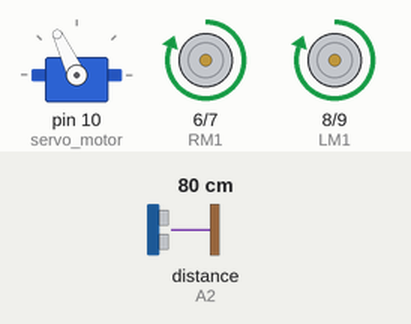
Bench run of a sketch on a simulated Arduino Uno, built with avr-gcc and run on an emulated ATmega328P. Shown: servo, motor-driver pin pairs drawn as motors (green arrow = first pin HIGH = forward, orange = second pin HIGH = backward, longer = more drive). The inputs (shaded band) are chosen by the test bench; at power-on: distance to the obstacle (sensor on A2) 80 cm. The echo pulse lasts 58.3 µs per cm.

Above: at 3.9 s.
4.0 s: distance to the obstacle (sensor on A2) set to 23 cm
5.5 s: distance to the obstacle (sensor on A2) set to 19 cm
At 6.9 s:
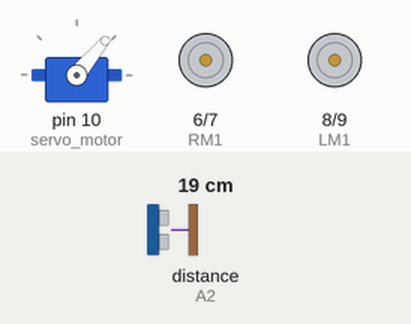
8.5 s: distance to the obstacle (sensor on A2) set to 35 cm
At 8.89 s:
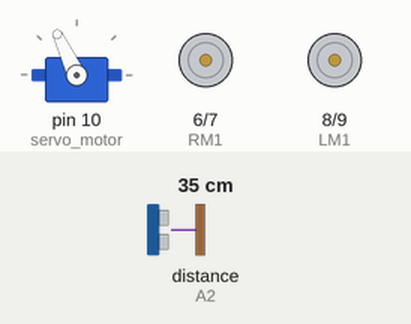
10.4 s: distance to the obstacle (sensor on A2) set to 2 cm
At 12.7 s:
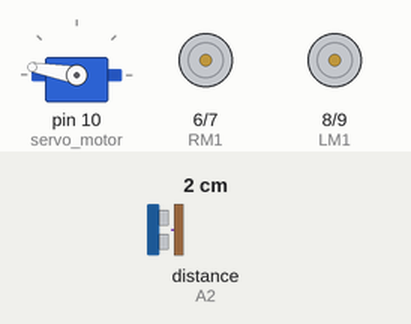
Timing chart, 0 to 14.4 s (numbered marks = the images above; inputs shaded):
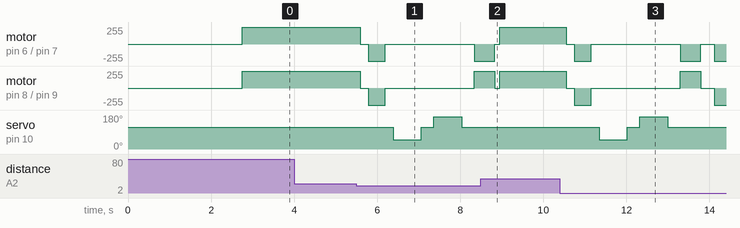

The sketch:

maze-solving.ino
```cpp
#include <Servo.h>          //Servo motor library
#include <NewPing.h>        //Ultrasonic sensor function library

//our L298N control pins

//sensor pins
#define trig_pin A1 //analog input 1
#define echo_pin A2 //analog input 2
#define RM1 6
#define RM2 7
#define LM1 8
#define LM2 9
#define maximum_distance 200
boolean goesForward = false;
int distance = 100;

NewPing sonar(trig_pin, echo_pin, maximum_distance); //sensor function
Servo servo_motor; //our servo name


void setup(){

  pinMode(RM1, OUTPUT);
  pinMode(LM1, OUTPUT);
  pinMode(LM2, OUTPUT);
  pinMode(RM2, OUTPUT);
  pinMode(trig_pin, OUTPUT);
  pinMode(echo_pin, INPUT);

  servo_motor.attach(10); //our servo pin

  servo_motor.write(115);
  delay(2000);
  distance = readPing();
  delay(100);
  distance = readPing();
  delay(100);
  distance = readPing();
  delay(100);
  distance = readPing();
  delay(100);
}

void loop(){

  int distanceRight = 0;
  int distanceLeft = 0;
  delay(50);

  if (distance <= 20){     //if obstacle detected
    moveStop();
    delay(200);
    moveBackward();       //go back
    delay(400);
    moveStop();           //stop
    delay(200);
    distanceRight = lookRight();      //look at right and take the distance
    delay(300);
    distanceLeft = lookLeft();        //look at left and take the distance
    delay(300);

    if (distanceRight >= distanceLeft){    //if right disctance is more then it will turn right and stop
      turnRight();
      moveStop();
    }
    else{                                   // or else it will turn left and then it will stop
      turnLeft();
      moveStop();
    }
  }
  else{                               //will continue moving forward
    moveForward();
  }
    distance = readPing();
}

int lookRight(){                //defining looking right and reading function
  servo_motor.write(50);
  delay(500);
  int distance = readPing();
  delay(100);
  servo_motor.write(115);
  return distance;
}

int lookLeft(){                 //defining looking left and reading function
  servo_motor.write(170);
  delay(500);
  int distance = readPing();
  delay(100);
  servo_motor.write(115);
  return distance;
  delay(100);
}

int readPing(){               //defining reading distance function
  delay(70);
  int cm = sonar.ping_cm();
  if (cm==0){
    cm=250;
  }
  return cm;
}

void moveStop(){            //stop function

  digitalWrite(RM1, LOW);
  digitalWrite(LM1, LOW);
  digitalWrite(RM2, LOW);
  digitalWrite(LM2, LOW);
}

void moveForward(){         //move forward function

  if(!goesForward){

    goesForward=true;

    digitalWrite(LM1, HIGH);
    digitalWrite(RM1, HIGH);

    digitalWrite(LM2, LOW);
    digitalWrite(RM2, LOW);
  }
}

void moveBackward(){        //move backward function

  goesForward=false;

  digitalWrite(LM2, HIGH);
  digitalWrite(RM2, HIGH);

  digitalWrite(LM1, LOW);
  digitalWrite(RM1, LOW);

}

void turnRight(){           //turn right function

  digitalWrite(LM1, HIGH);
  digitalWrite(RM2, HIGH);

  digitalWrite(LM2, LOW);
  digitalWrite(RM1, LOW);

  delay(500);

  digitalWrite(LM1, HIGH);
  digitalWrite(RM1, HIGH);

  digitalWrite(LM2, LOW);
  digitalWrite(RM2, LOW);


}

void turnLeft(){          //turn left function

  digitalWrite(LM2, HIGH);
  digitalWrite(RM1, HIGH);

  digitalWrite(LM1, LOW);
  digitalWrite(RM2, LOW);

  delay(500);

  digitalWrite(LM1, HIGH);
  digitalWrite(RM1, HIGH);

  digitalWrite(LM2, LOW);
  digitalWrite(RM2, LOW);
}
```

Measured:
- the behaviour switches between 21 and 20 cm on distance to the obstacle (sensor on A2) (found by bisection; images 0 and 1)
- after the input at 4.0 s, every drawn part: stays the same
- after the input at 5.5 s, motor on pin 6 (RM1) / pin 7 (RM2): forward 255/255 → stopped after 0.09 s, → backward 255/255 0.20 s later, → stopped 0.40 s later, → backward 255/255 2.1 s later; motor on pin 8 (LM1) / pin 9 (LM2): forward 255/255 → stopped after 0.09 s, → backward 255/255 0.20 s later, → stopped 0.40 s later, → forward 255/255 2.1 s later
- after the input at 8.5 s, servo on pin 10 (servo_motor): stays 115° (without the input it goes to 50° after 1.3 s)
